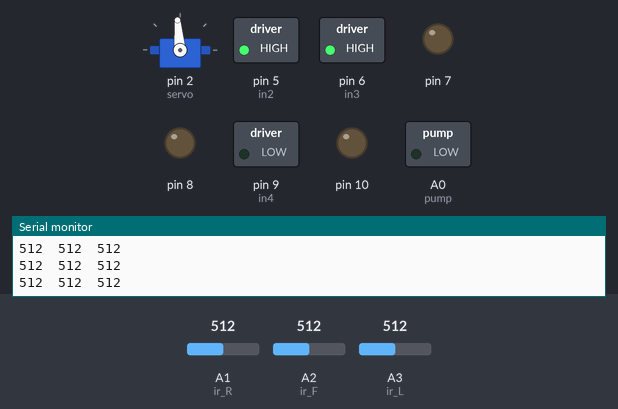
Bench run of a sketch on a simulated Arduino Uno, built with avr-gcc and run on an emulated ATmega328P. Parts: servo, switched loads named in the sketch (green lamp = pin HIGH), output pins drawn as LEDs (lit = HIGH), the last lines printed to the serial monitor. Wiring (inferred from the names in the program): servo: signal pin 2. Dashed ring = blinking. The inputs (shaded band) are chosen by the test bench; at power-on: A1 (ir_R) = 512, A2 (ir_F) = 512, A3 (ir_L) = 512. Servo pulses on a pin are drawn as a servo (544–2400 µs = 0–180°); pins used as bus, display or sensor lines are not drawn.

Above: at 3.95 s.
4.0 s: A1 (ir_R) set to 690
7.0 s: A1 (ir_R) set to 719
At 8.1 s:
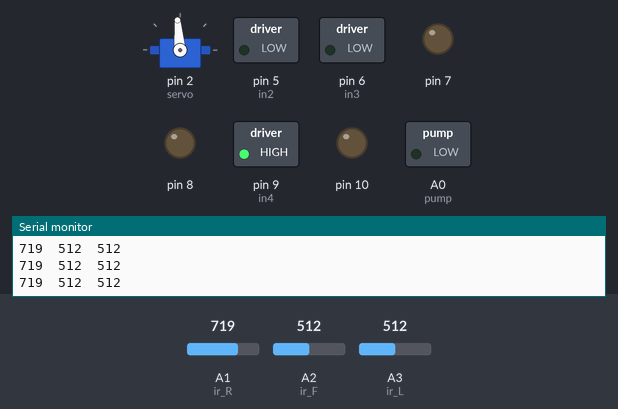
8.6 s: A2 (ir_F) set to 366
10.1 s: A2 (ir_F) set to 332
At 11.0 s:
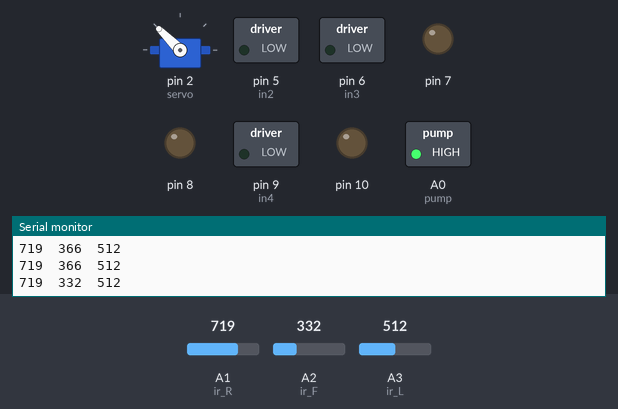
13.1 s: A2 (ir_F) set to 810
At 13.98 s:
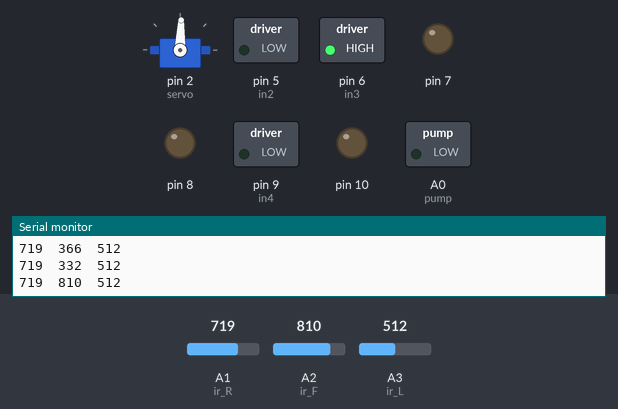
16.1 s: A3 (ir_L) set to 689
19.1 s: A3 (ir_L) set to 709
At 20.3 s:
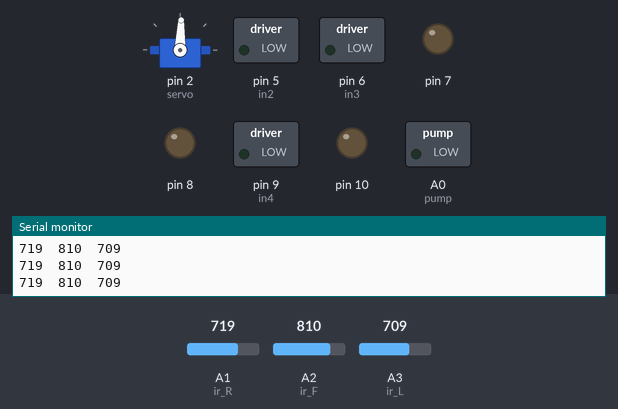
Timing chart, 0 to 22.1 s (numbered marks = the images above; inputs shaded):
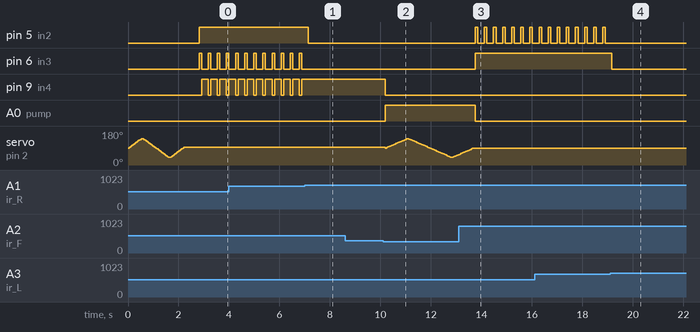

Measured:
- the behaviour switches between 700 and 701 on A1 (ir_R) (found by bisection; images 0 and 1)
- the behaviour switches between 350 and 349 on A2 (ir_F) (found by bisection; images 1 and 2)
- the behaviour switches between 700 and 701 on A3 (ir_L) (found by bisection; images 3 and 4)
- after the input at 7.0 s, pin 5 (in2): HIGH → LOW after 0.15 s; pin 6 (in3): stops changing and stays LOW; pin 9 (in4): stops changing and stays HIGH
- after the input at 10.1 s, pin 9 (in4): HIGH → LOW after 0.09 s; A0 (pump): LOW → HIGH after 0.09 s
- after the input at 13.1 s, pin 5 (in2): alternates HIGH for 0.10 s and LOW for 0.26 s, starting after 0.65 s; pin 6 (in3): LOW → HIGH after 0.65 s; A0 (pump): HIGH → LOW after 0.65 s; servo on pin 2 (servo): goes on until 13.6 s, then stays 88°
- after the input at 19.1 s, pin 5 (in2): stops changing and stays LOW; pin 6 (in3): HIGH → LOW after 0.07 s
- by itself, pin 6 (in3): alternates HIGH for 0.10 s and LOW for 0.26 s

The sketch:

Auto_Fire.ino
```cpp
//#define enA 10  //Enable1 L298 Pin enA
#define in1 3   //Motor1 L298 Pin in1
#define in2 5   //Motor1 L298 Pin in2
#define in3 6   //Motor2 L298 Pin in3
#define in4 9   //Motor2 L298 Pin in4
//#define enB 5   //Enable2 L298 Pin enB
#define ir_R A1
#define ir_F A2
#define ir_L A3
#define servo 2
#define pump A0

byte Speed = 160; // Write The Duty Cycle 0 to 255 Enable for Motor Speed
int s1, s2, s3;

void setup(){ // put your setup code here, to run once
  Serial.begin(9600); // start serial communication at 9600bps
  // pinMode(ir_R, INPUT);// declare fire sensor pin as input
  // pinMode(ir_F, INPUT);// declare fire sensor pin as input
  // pinMode(ir_L, INPUT);// declare fire sensor pin as input
  for (byte i = 0; i < 3; i++)
    pinMode(A1 + i, INPUT);
  // pinMode(enA, OUTPUT); // declare as output for L298 Pin enA
  // pinMode(in1, OUTPUT); // declare as output for L298 Pin in1
  // pinMode(in2, OUTPUT); // declare as output for L298 Pin in2
  // pinMode(in3, OUTPUT); // declare as output for L298 Pin in3
  // pinMode(in4, OUTPUT); // declare as output for L298 Pin in4
  // pinMode(enB, OUTPUT); // declare as output for L298 Pin enB
  for (byte i = 5; i < 11; i++)
    pinMode(i, OUTPUT);

  pinMode(servo, OUTPUT);
  pinMode(pump, OUTPUT);

  for (byte angle = 90; angle <= 140; angle += 5)
    servoPulse(servo, angle);
  for (byte angle = 140; angle >= 40; angle -= 5)
    servoPulse(servo, angle);
  for (byte angle = 40; angle <= 95; angle += 5)
    servoPulse(servo, angle);

  // analogWrite(enA, Speed); // Write The Duty Cycle 0 to 255 Enable Pin A for Motor1 Speed
  // analogWrite(enB, Speed); // Write The Duty Cycle 0 to 255 Enable Pin B for Motor2 Speed

  delay(500);
}
void loop(){
  s1 = analogRead(ir_R);
  s2 = analogRead(ir_F);
  s3 = analogRead(ir_L);

//=============================================================
// Auto Control
//=============================================================

  Serial.print(s1);
  Serial.print("\t");
  Serial.print(s2);
  Serial.print("\t");
  Serial.println(s3);
  delay(50);
  if (s1 < 250) {
    Stop();
    digitalWrite(pump, 1);
    for(int angle = 90; angle >= 40; angle -= 3) {
      servoPulse(servo, angle);
    }
    for(int angle = 40; angle <= 90; angle += 3) {
      servoPulse(servo, angle);
    }
  }
  else if (s2 < 350) {
    Stop();
    digitalWrite(pump, 1);
    for (int angle = 90; angle <= 140; angle += 3)
      servoPulse(servo, angle);
    for(int angle = 140; angle >= 40; angle -= 3)
      servoPulse(servo, angle);
    for(int angle = 40; angle <= 90; angle += 3)
      servoPulse(servo, angle);
  }
  else if (s3 < 250) {
    Stop();
    digitalWrite(pump, 1);
    for (int angle = 90; angle <= 140; angle += 3)
      servoPulse(servo, angle);
    for (int angle = 140; angle >= 90; angle -= 3)
      servoPulse(servo, angle);
  }
  else if (s1 >= 251 && s1 <= 700) {
    digitalWrite(pump, 0);
    backword();
    delay(100);
    turnRight();
    delay(200);
  }
  else if(s2 >= 251 && s2 <= 800) {
    digitalWrite(pump, 0);
    forword();
  }
  else if(s3 >= 251 && s3 <= 700){
    digitalWrite(pump, 0);
    backword();
    delay(100);
    turnLeft();
    delay(200);
  }
  else {
    digitalWrite(pump, 0);
    Stop();
  }
  delay(10);
}

void servoPulse (int pin, int angle){
  int pwm = (angle*11) + 500; // Convert angle to microseconds
  digitalWrite(pin, HIGH);
  delayMicroseconds(pwm);
  digitalWrite(pin, LOW);
  delay(50); // Refresh cycle of servo
}

void forword(){ //forword
  digitalWrite(in1, HIGH); //Right Motor forword Pin
  digitalWrite(in2, LOW); //Right Motor backword Pin
  digitalWrite(in3, LOW); //Left Motor backword Pin
  digitalWrite(in4, HIGH); //Left Motor forword Pin
}
void backword(){ //backword
  digitalWrite(in1, LOW); //Right Motor forword Pin
  digitalWrite(in2, HIGH); //Right Motor backword Pin
  digitalWrite(in3, HIGH); //Left Motor backword Pin
  digitalWrite(in4, LOW); //Left Motor forword Pin
}
void turnRight(){ //turnRight
  digitalWrite(in1, LOW); //Right Motor forword Pin
  digitalWrite(in2, HIGH); //Right Motor backword Pin
  digitalWrite(in3, LOW); //Left Motor backword Pin
  digitalWrite(in4, HIGH); //Left Motor forword Pin
}
void turnLeft(){ //turnLeft
  digitalWrite(in1, HIGH); //Right Motor forword Pin
  digitalWrite(in2, LOW); //Right Motor backword Pin
  digitalWrite(in3, HIGH); //Left Motor backword Pin
  digitalWrite(in4, LOW); //Left Motor forword Pin
}
void Stop(){ //stop
  digitalWrite(in1, LOW); //Right Motor forword Pin
  digitalWrite(in2, LOW); //Right Motor backword Pin
  digitalWrite(in3, LOW); //Left Motor backword Pin
  digitalWrite(in4, LOW); //Left Motor forword Pin
}
```
